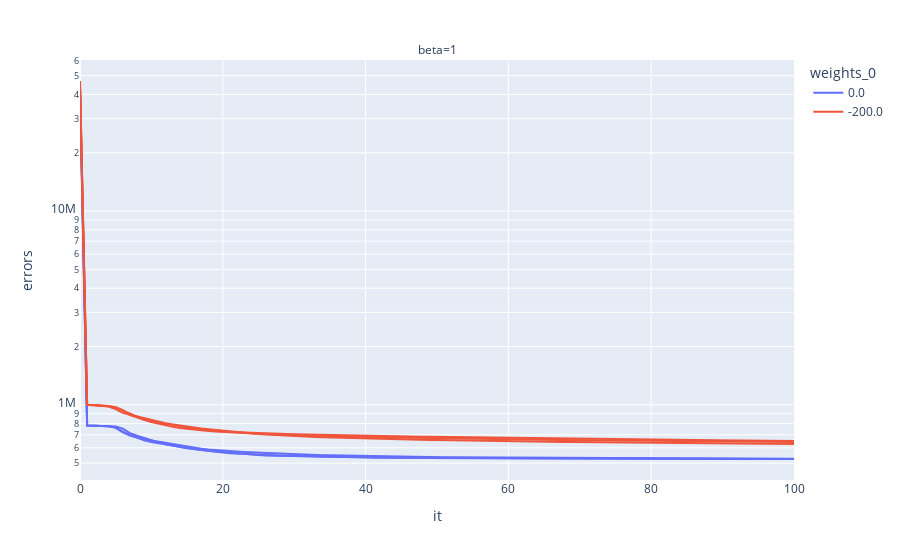

Notebook code for this chart:
### Code cell
# time
fig2 = px.line(df_conv, x="it", y="errors", color="weights_0", log_y=True, line_group="groups",facet_col="beta")
fig2.show()
